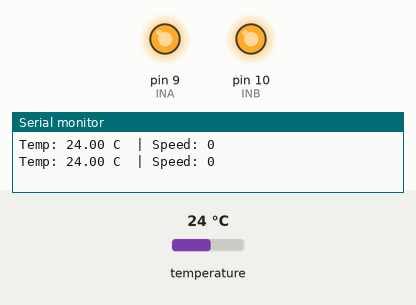
Simulated run of this sketch. Board: Arduino Uno, built with avr-gcc and run on an emulated ATmega328P. Shown: output pins drawn as LEDs (lit = HIGH), the last lines printed to the serial monitor. The test bench sets the inputs (shaded band); at power-on: temperature 24 °C.

Above: at 1.8 s.
1.9 s: temperature set to 24.6 °C
3.4 s: temperature set to 25.7 °C
At 4.9 s:
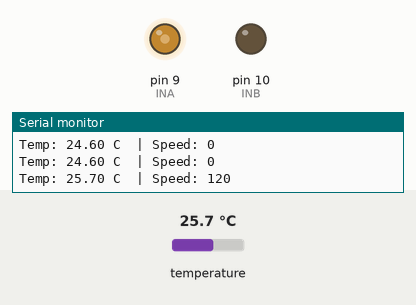
5.5 s: temperature set to 12 °C
At 6.5 s:
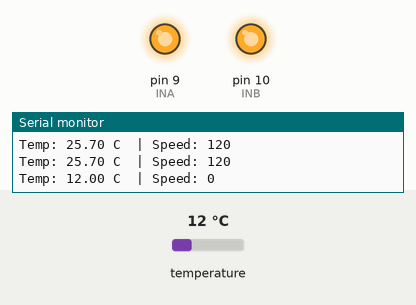
7.5 s: temperature set to 33 °C
At 9.2 s:
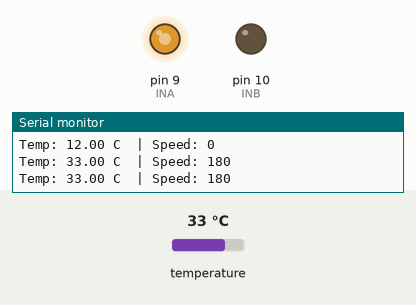
9.5 s: temperature set to 34.6 °C
11.2 s: temperature set to 35.4 °C
At 12.7 s:
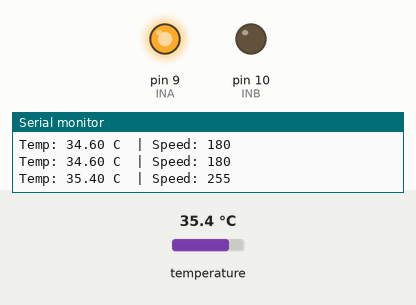
Timing chart, 0 to 14.2 s (numbered marks = the images above; inputs shaded):
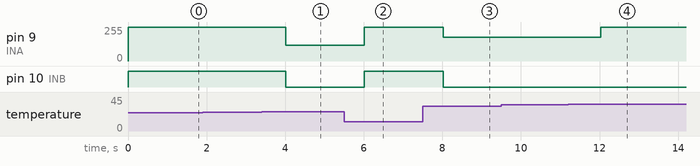

Measured:
- the behaviour switches between 24.9 and 25 °C on temperature (found by bisection; images 0 and 1)
- the behaviour switches between 34.9 and 35 °C on temperature (found by bisection; images 3 and 4)
- after the input at 3.4 s, pin 9 (INA): 255/255 → 120/255 after 0.61 s; pin 10 (INB): HIGH → LOW after 0.61 s
- after the input at 5.5 s, pin 9 (INA): 120/255 → 255/255 after 0.51 s; pin 10 (INB): LOW → HIGH after 0.51 s
- after the input at 7.5 s, pin 9 (INA): 255/255 → 180/255 after 0.52 s; pin 10 (INB): HIGH → LOW after 0.52 s
- after the input at 11.2 s, pin 9 (INA): 180/255 → 255/255 after 0.82 s

The sketch:

temp_controlled_fan.ino
```cpp
#include <Wire.h>
#include <Adafruit_Sensor.h>
#include <Adafruit_BMP280.h>

Adafruit_BMP280 bmp;

#define INA 9
#define INB 10

void setup() {
  Serial.begin(9600);

  pinMode(INA, OUTPUT);
  pinMode(INB, OUTPUT);

  if (!bmp.begin(0x76)) {   // try 0x77 if needed
    Serial.println("BMP280 not found");
    while (1);
  }
}

void loop() {

  float temperature = bmp.readTemperature();
  int speed = 0;

  if (temperature < 25) {
    speed = 0;
  }
  else if (temperature >= 25 && temperature < 30) {
    speed = 120;
  }
  else if (temperature >= 30 && temperature < 35) {
    speed = 180;
  }
  else {
    speed = 255;
  }

  Serial.print("Temp: ");
  Serial.print(temperature);
  Serial.print(" C  | Speed: ");
  Serial.println(speed);

  if (speed == 0) {
    digitalWrite(INA, HIGH);   // brake
    digitalWrite(INB, HIGH);
  }
  else {
    digitalWrite(INB, LOW);    // forward
    analogWrite(INA, speed);
  }

  delay(1000);
}
```
